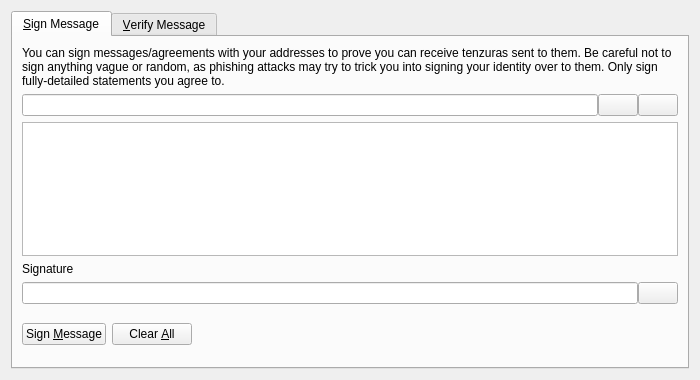
<?xml version="1.0" encoding="UTF-8"?>
<ui version="4.0">
 <class>SignVerifyMessageDialog</class>
 <widget class="QDialog" name="SignVerifyMessageDialog">
  <property name="geometry">
   <rect>
    <x>0</x>
    <y>0</y>
    <width>700</width>
    <height>380</height>
   </rect>
  </property>
  <property name="windowTitle">
   <string>Signatures - Sign / Verify a Message</string>
  </property>
  <property name="modal">
   <bool>true</bool>
  </property>
  <layout class="QVBoxLayout" name="verticalLayout">
   <item>
    <widget class="QTabWidget" name="tabWidget">
     <property name="currentIndex">
      <number>0</number>
     </property>
     <widget class="QWidget" name="tabSignMessage">
      <attribute name="title">
       <string>&amp;Sign Message</string>
      </attribute>
      <layout class="QVBoxLayout" name="verticalLayout_SM">
       <item>
        <widget class="QLabel" name="infoLabel_SM">
         <property name="text">
          <string>You can sign messages/agreements with your addresses to prove you can receive tenzuras sent to them. Be careful not to sign anything vague or random, as phishing attacks may try to trick you into signing your identity over to them. Only sign fully-detailed statements you agree to.</string>
         </property>
         <property name="textFormat">
          <enum>Qt::PlainText</enum>
         </property>
         <property name="wordWrap">
          <bool>true</bool>
         </property>
        </widget>
       </item>
       <item>
        <layout class="QHBoxLayout" name="horizontalLayout_1_SM">
         <property name="spacing">
          <number>0</number>
         </property>
         <item>
          <widget class="QValidatedLineEdit" name="addressIn_SM">
           <property name="toolTip">
            <string>The Tenzura address to sign the message with</string>
           </property>
          </widget>
         </item>
         <item>
          <widget class="QPushButton" name="addressBookButton_SM">
           <property name="toolTip">
            <string>Choose previously used address</string>
           </property>
           <property name="text">
            <string/>
           </property>
           <property name="icon">
            <iconset resource="../tenzura.qrc">
             <normaloff>:/icons/address-book</normaloff>:/icons/address-book</iconset>
           </property>
           <property name="shortcut">
            <string>Alt+A</string>
           </property>
           <property name="autoDefault">
            <bool>false</bool>
           </property>
          </widget>
         </item>
         <item>
          <widget class="QPushButton" name="pasteButton_SM">
           <property name="toolTip">
            <string>Paste address from clipboard</string>
           </property>
           <property name="text">
            <string/>
           </property>
           <property name="icon">
            <iconset resource="../tenzura.qrc">
             <normaloff>:/icons/editpaste</normaloff>:/icons/editpaste</iconset>
           </property>
           <property name="shortcut">
            <string>Alt+P</string>
           </property>
           <property name="autoDefault">
            <bool>false</bool>
           </property>
          </widget>
         </item>
        </layout>
       </item>
       <item>
        <widget class="QPlainTextEdit" name="messageIn_SM">
         <property name="toolTip">
          <string>Enter the message you want to sign here</string>
         </property>
        </widget>
       </item>
       <item>
        <widget class="QLabel" name="signatureLabel_SM">
         <property name="text">
          <string>Signature</string>
         </property>
         <property name="textFormat">
          <enum>Qt::PlainText</enum>
         </property>
        </widget>
       </item>
       <item>
        <layout class="QHBoxLayout" name="horizontalLayout_2_SM">
         <property name="spacing">
          <number>0</number>
         </property>
         <item>
          <widget class="QLineEdit" name="signatureOut_SM">
           <property name="font">
            <font>
             <italic>true</italic>
            </font>
           </property>
           <property name="readOnly">
            <bool>true</bool>
           </property>
          </widget>
         </item>
         <item>
          <widget class="QPushButton" name="copySignatureButton_SM">
           <property name="toolTip">
            <string>Copy the current signature to the system clipboard</string>
           </property>
           <property name="text">
            <string/>
           </property>
           <property name="icon">
            <iconset resource="../tenzura.qrc">
             <normaloff>:/icons/editcopy</normaloff>:/icons/editcopy</iconset>
           </property>
           <property name="autoDefault">
            <bool>false</bool>
           </property>
          </widget>
         </item>
        </layout>
       </item>
       <item>
        <layout class="QHBoxLayout" name="horizontalLayout_3_SM">
         <item>
          <widget class="QPushButton" name="signMessageButton_SM">
           <property name="toolTip">
            <string>Sign the message to prove you own this Tenzura address</string>
           </property>
           <property name="text">
            <string>Sign &amp;Message</string>
           </property>
           <property name="icon">
            <iconset resource="../tenzura.qrc">
             <normaloff>:/icons/edit</normaloff>:/icons/edit</iconset>
           </property>
           <property name="autoDefault">
            <bool>false</bool>
           </property>
          </widget>
         </item>
         <item>
          <widget class="QPushButton" name="clearButton_SM">
           <property name="toolTip">
            <string>Reset all sign message fields</string>
           </property>
           <property name="text">
            <string>Clear &amp;All</string>
           </property>
           <property name="icon">
            <iconset resource="../tenzura.qrc">
             <normaloff>:/icons/remove</normaloff>:/icons/remove</iconset>
           </property>
           <property name="autoDefault">
            <bool>false</bool>
           </property>
          </widget>
         </item>
         <item>
          <spacer name="horizontalSpacer_1_SM">
           <property name="orientation">
            <enum>Qt::Horizontal</enum>
           </property>
           <property name="sizeHint" stdset="0">
            <size>
             <width>40</width>
             <height>48</height>
            </size>
           </property>
          </spacer>
         </item>
         <item>
          <widget class="QLabel" name="statusLabel_SM">
           <property name="font">
            <font>
             <weight>75</weight>
             <bold>true</bold>
            </font>
           </property>
           <property name="text">
            <string/>
           </property>
           <property name="wordWrap">
            <bool>true</bool>
           </property>
          </widget>
         </item>
         <item>
          <spacer name="horizontalSpacer_2_SM">
           <property name="orientation">
            <enum>Qt::Horizontal</enum>
           </property>
           <property name="sizeHint" stdset="0">
            <size>
             <width>40</width>
             <height>48</height>
            </size>
           </property>
          </spacer>
         </item>
        </layout>
       </item>
      </layout>
     </widget>
     <widget class="QWidget" name="tabVerifyMessage">
      <attribute name="title">
       <string>&amp;Verify Message</string>
      </attribute>
      <layout class="QVBoxLayout" name="verticalLayout_VM">
       <item>
        <widget class="QLabel" name="infoLabel_VM">
         <property name="text">
          <string>Enter the receiver's address, message (ensure you copy line breaks, spaces, tabs, etc. exactly) and signature below to verify the message. Be careful not to read more into the signature than what is in the signed message itself, to avoid being tricked by a man-in-the-middle attack. Note that this only proves the signing party receives with the address, it cannot prove sendership of any transaction!</string>
         </property>
         <property name="textFormat">
          <enum>Qt::PlainText</enum>
         </property>
         <property name="alignment">
          <set>Qt::AlignLeading|Qt::AlignLeft|Qt::AlignTop</set>
         </property>
         <property name="wordWrap">
          <bool>true</bool>
         </property>
        </widget>
       </item>
       <item>
        <layout class="QHBoxLayout" name="horizontalLayout_1_VM">
         <property name="spacing">
          <number>0</number>
         </property>
         <item>
          <widget class="QValidatedLineEdit" name="addressIn_VM">
           <property name="toolTip">
            <string>The Tenzura address the message was signed with</string>
           </property>
          </widget>
         </item>
         <item>
          <widget class="QPushButton" name="addressBookButton_VM">
           <property name="toolTip">
            <string>Choose previously used address</string>
           </property>
           <property name="text">
            <string/>
           </property>
           <property name="icon">
            <iconset resource="../tenzura.qrc">
             <normaloff>:/icons/address-book</normaloff>:/icons/address-book</iconset>
           </property>
           <property name="shortcut">
            <string>Alt+A</string>
           </property>
           <property name="autoDefault">
            <bool>false</bool>
           </property>
          </widget>
         </item>
        </layout>
       </item>
       <item>
        <widget class="QPlainTextEdit" name="messageIn_VM"/>
       </item>
       <item>
        <widget class="QValidatedLineEdit" name="signatureIn_VM"/>
       </item>
       <item>
        <layout class="QHBoxLayout" name="horizontalLayout_2_VM">
         <item>
          <widget class="QPushButton" name="verifyMessageButton_VM">
           <property name="toolTip">
            <string>Verify the message to ensure it was signed with the specified Tenzura address</string>
           </property>
           <property name="text">
            <string>Verify &amp;Message</string>
           </property>
           <property name="icon">
            <iconset resource="../tenzura.qrc">
             <normaloff>:/icons/transaction_0</normaloff>:/icons/transaction_0</iconset>
           </property>
           <property name="autoDefault">
            <bool>false</bool>
           </property>
          </widget>
         </item>
         <item>
          <widget class="QPushButton" name="clearButton_VM">
           <property name="toolTip">
            <string>Reset all verify message fields</string>
           </property>
           <property name="text">
            <string>Clear &amp;All</string>
           </property>
           <property name="icon">
            <iconset resource="../tenzura.qrc">
             <normaloff>:/icons/remove</normaloff>:/icons/remove</iconset>
           </property>
           <property name="autoDefault">
            <bool>false</bool>
           </property>
          </widget>
         </item>
         <item>
          <spacer name="horizontalSpacer_1_VM">
           <property name="orientation">
            <enum>Qt::Horizontal</enum>
           </property>
           <property name="sizeHint" stdset="0">
            <size>
             <width>40</width>
             <height>48</height>
            </size>
           </property>
          </spacer>
         </item>
         <item>
          <widget class="QLabel" name="statusLabel_VM">
           <property name="font">
            <font>
             <weight>75</weight>
             <bold>true</bold>
            </font>
           </property>
           <property name="text">
            <string/>
           </property>
           <property name="wordWrap">
            <bool>true</bool>
           </property>
          </widget>
         </item>
         <item>
          <spacer name="horizontalSpacer_2_VM">
           <property name="orientation">
            <enum>Qt::Horizontal</enum>
           </property>
           <property name="sizeHint" stdset="0">
            <size>
             <width>40</width>
             <height>48</height>
            </size>
           </property>
          </spacer>
         </item>
        </layout>
       </item>
      </layout>
     </widget>
    </widget>
   </item>
  </layout>
 </widget>
 <customwidgets>
  <customwidget>
   <class>QValidatedLineEdit</class>
   <extends>QLineEdit</extends>
   <header>qvalidatedlineedit.h</header>
  </customwidget>
 </customwidgets>
 <resources>
  <include location="../tenzura.qrc"/>
 </resources>
 <connections/>
</ui>
